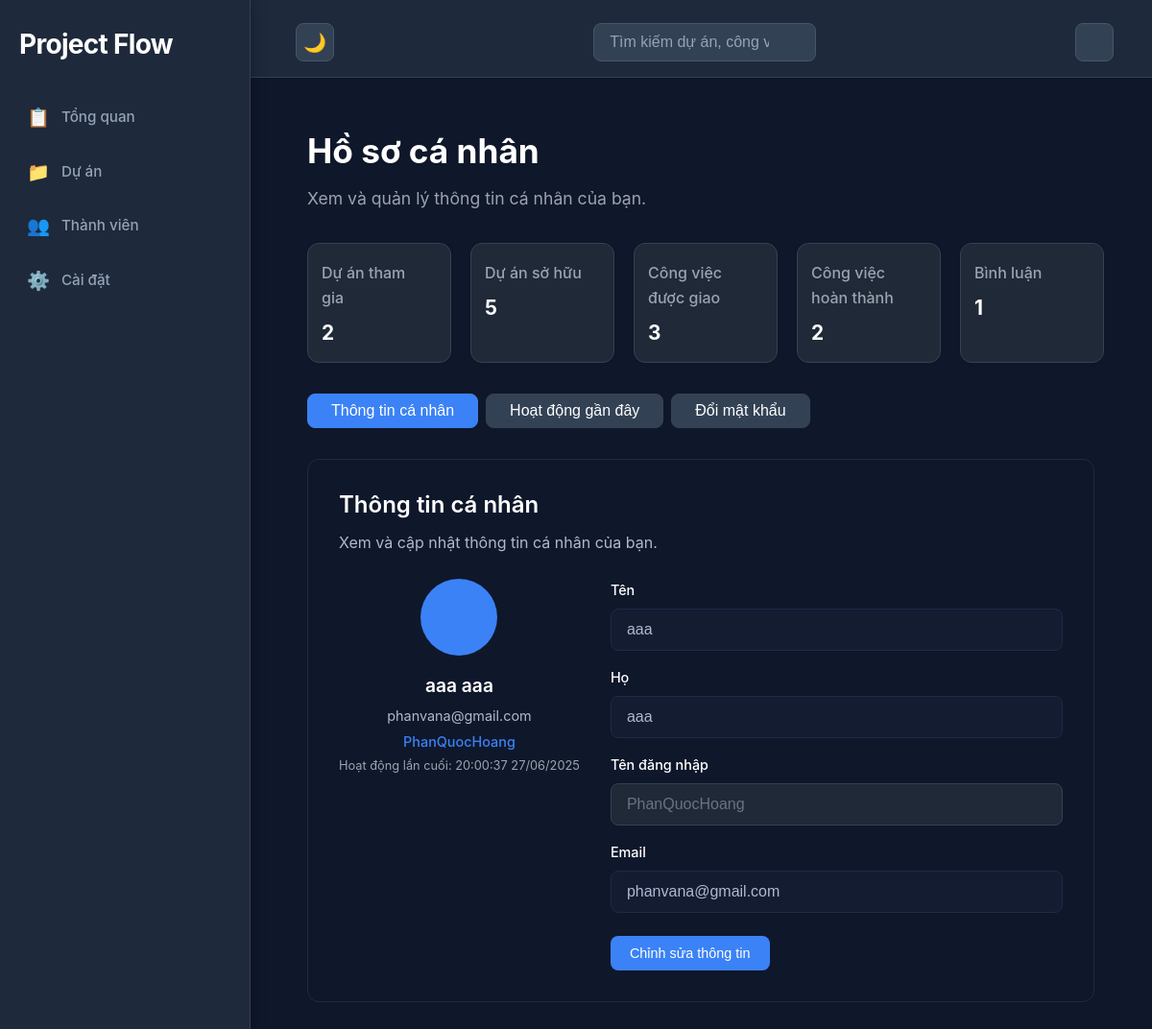
The app's page /dashboard/personal/ (signed in), older data.
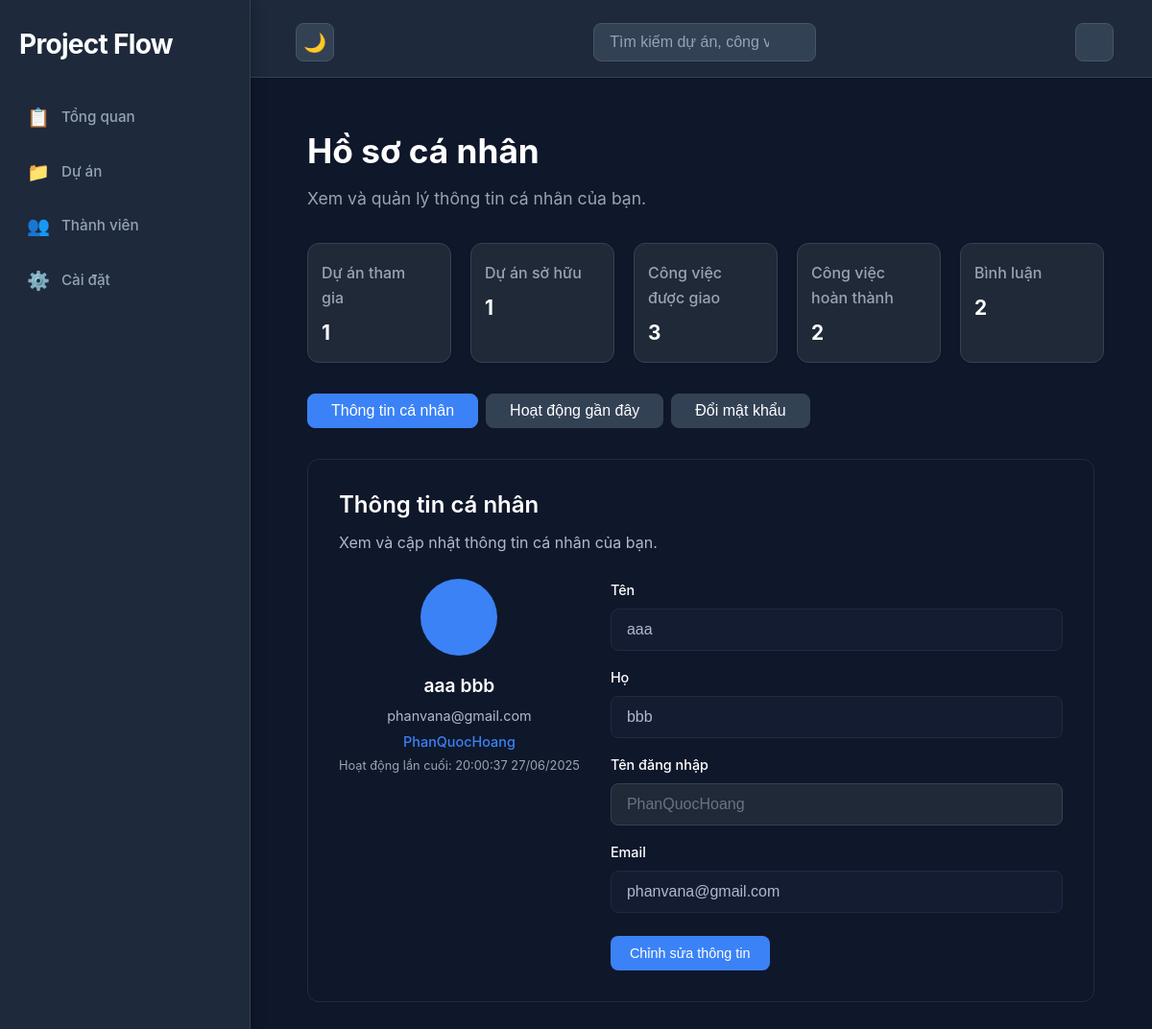
The same page, newer data.
### users/models.py (models this page shows)
class User(AbstractUser):
    last_active = models.DateTimeField(default=timezone.now)
    created_at = models.DateTimeField(auto_now_add=True)
    updated_at = models.DateTimeField(auto_now=True)
    class Meta:
        db_table = 'users'

### dashboard/views.py (the view)
# urls.py: path('personal/', views.view_profile, name='view_profile'),
@login_required(login_url="login")
def view_profile(request):
    user = request.user
    owned_projects = Project.objects.filter(owner=user).count()
    member_projects = ProjectMember.objects.filter(user=user).count()
    assigned_tasks = Task.objects.filter(assignee=user).count()
    completed_tasks = Task.objects.filter(assignee=user, status='DONE').count()
    comments_count = Comment.objects.filter(user=user).count()
    recent_tasks = Task.objects.filter(assignee=user).order_by('-updated_at')[:5]
    recent_comments = Comment.objects.filter(user=user).order_by('-created_at')[:5]
    context = {
        'user': user,
        'owned_projects': owned_projects,
        'member_projects': member_projects,
        'assigned_tasks': assigned_tasks,
        'completed_tasks': completed_tasks,
        'comments_count': comments_count,
        'recent_tasks': recent_tasks,
        'recent_comments': recent_comments
    }
    return render(request, 'dashboard/personal_details.html', context)

### templates/dashboard/personal_details.html (shortened to what this page needs)
{% extends "dashboard/base.html"%}
{% block include_header %}
<link rel="stylesheet" href="/static/dashboard/personal_detail.css">
{% endblock %}
{% block container %}
<div id="personal_details-content" class="content-section">
    <div class="personal-header">
        <div class="personal-title-group">
            <h1>Hồ sơ cá nhân</h1>
            <p>Xem và quản lý thông tin cá nhân của bạn.</p>
        </div>
    </div>
    <div class="personal-stats">
        <div class="stat-card">
            <div class="stat-title">Dự án tham gia </div>
            <div class="stat-value">{{ member_projects }}</div>
        </div>
        <div class="stat-card">
            <div class="stat-title">Dự án sở hữu </div>
            <div class="stat-value">{{ owned_projects }}</div>
        </div>
        <div class="stat-card">
            <div class="stat-title">Công việc được giao </div>
            <div class="stat-value">{{ assigned_tasks }}</div>
        </div>
        <div class="stat-card">
            <div class="stat-title">Công việc hoàn thành </div>
            <div class="stat-value">{{ completed_tasks }}</div>
        </div>
        <div class="stat-card">
            <div class="stat-title">Bình luận </div>
            <div class="stat-value">{{ comments_count }}</div>
        </div>
    </div>
    <div class="personal-tabs">
        <button class="tab-btn active" onclick="switchTab('info')">Thông tin cá nhân</button>
        <button class="tab-btn" onclick="switchTab('activity')">Hoạt động gần đây</button>
        <button class="tab-btn" onclick="switchTab('password')">Đổi mật khẩu</button>
    </div>
    <div id="info-tab" class="tab-content active">
        <div class="personal-info-card">
            <h2>Thông tin cá nhân</h2>
            <p>Xem và cập nhật thông tin cá nhân của bạn.</p>
            <div class="personal-info-main">
                <div class="avatar-block">
                    <div class="avatar-img">
                    </div>
                    <div class="avatar-info">
                        <div class="avatar-name">{{ user.get_full_name|default:user.username }}</div>
                        <div class="avatar-email">{{ user.email }}</div>
                        <div class="avatar-role">{{ user.username }}</div>
                        <div class="avatar-last">Hoạt động lần cuối: {{ user.last_active|date:"H:i:s d/m/Y" }}</div>
                    </div>
                </div>
                <form class="personal-form" id="profile-form">
                    <div class="form-group">
                        <label for="first_name">Tên</label>
                        <input type="text" id="first_name" name="first_name" value="{{ user.first_name }}" disabled>
                    </div>
                    <div class="form-group">
                        <label for="last_name">Họ</label>
                        <input type="text" id="last_name" name="last_name" value="{{ user.last_name }}" disabled>
                    </div>
                    <div class="form-group">
                        <label for="username">Tên đăng nhập</label>
                        <input type="text" id="username" name="username" value="{{ user.username }}" disabled readonly>
                    </div>
                    <div class="form-group">
                        <label for="email">Email</label>
                        <input type="email" id="email" name="email" value="{{ user.email }}" disabled>
                    </div>
                    <div class="form-actions">
                        <button type="button" id="edit-btn" class="edit-btn">Chỉnh sửa thông tin</button>
                    </div>
                </form>
            </div>
        </div>
    </div>
</div>
{% endblock %}

Row changes from the older to the newer data that the page shows:
changed User "phanvana@gmail.com": get_full_name "aaa aaa" → "aaa bbb"; last_name "aaa" → "bbb"
Text that changed along with them:
{{ member_projects }}: "2" → "1"
{{ owned_projects }}: "5" → "1"
{{ comments_count }}: "1" → "2"
